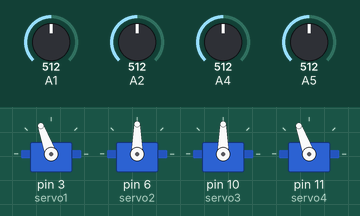
Simulated run of this sketch. Board: Arduino Uno, built with avr-gcc and run on an emulated ATmega328P. Shown: 4 × servo. The inputs (shaded band) are chosen by the test bench; at power-on: A1 = 512, A4 = 512, A2 = 512, A5 = 512.

Above: at 1.2 s.
1.3 s: A1 set to 790
2.8 s: A1 set to 807
At 3.26 s:
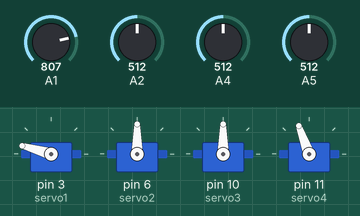
At 4.6 s:
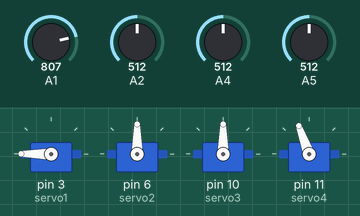
4.9 s: A4 set to 792
6.4 s: A4 set to 814
At 7.5 s:
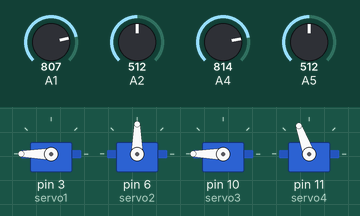
8.6 s: A2 set to 788
10.1 s: A2 set to 815
At 11.7 s:
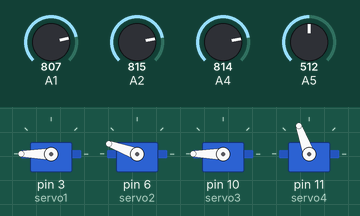
Timing chart, 0 to 13.2 s (numbered marks = the images above; inputs shaded):
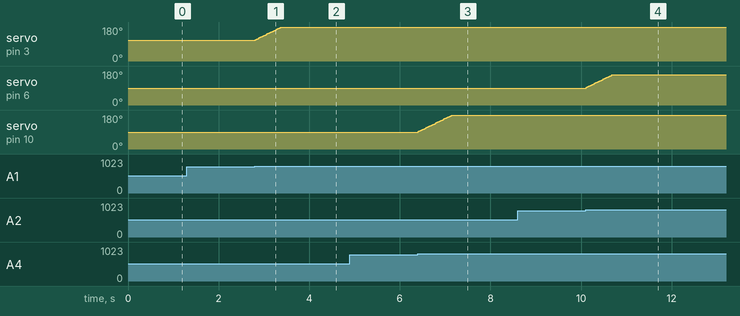

The sketch:

Brazo_Robot.ino
```cpp
//PROGRAMA PARA MOVIMIENTO DE ARTICULACIONES CON JOYSTICK


 #include <Servo.h>              // Incluir la librería Servo
     Servo servo1;                   // Servo de base pin 3
     Servo servo2;                   //Servo de hombro  pin 6
     Servo servo3;                   //Servo de codo pin 10
     Servo servo4;                  //servo de pinza pin 11
     int angulo1 = 110 ;               // Empezamos en el centro base
     int angulo2 = 90 ;                // Empezamos en el centro hombro
     int angulo3 = 90 ;               // Empezamos en el centro codo
     int angulo4 = 110 ;             // Empezamos en 50 grados pinza
     int salto = 3 ;                 // Controla el salto por movimiento
     int Eje_X = A1 ;                // pot de base
     int Eje_Y = A2 ;                //pot de hombro
     int Eje_Z = A4 ;                //pot de codo
     int Eje_H = A5 ;                //pot de pinza

     void setup()
        {
           servo1.attach(3) ;  // Conectar servo1 al pin 3
           servo2.attach(6) ;  // Conectar servo1 al pin 6
           servo3.attach(10) ;  // Conectar servo1 al pin 10
           servo4.attach(11) ;   // Conectar servo1 al pin 11

         }

     void loop()
        {
            int p = analogRead(A1);  // Base
            if ( p < 200 )                    // Si la lectura es menor de 200
                 angulo1 = angulo1 - salto ;    // disminuimos el angulo
            else if (p>800)                   // Si mayor de 800
                 angulo1 = angulo1 + salto ;    // Aumentamos el angulo
                 angulo1 = constrain(angulo1,30,180);  //Limita la distancia
            servo1.write(angulo1);             // Y este es el que mueve el servo


            int s = analogRead(A2); // Hombro
            if ( s < 200 )                    // Si la lectura es menor de 200
                 angulo2 = angulo2 - salto ;    // disminuimos el angulo
            else if (s>800)                   // Si mayor de 800
                 angulo2 = angulo2 + salto ;    // Aumentamos el angulo
                angulo2 = constrain(angulo2,30,160); //Limita la distancia
            servo2.write(angulo2);             // Y este es el que mueve el servo


             int f = analogRead(A4); // Codo
            if ( f < 200 )                    // Si la lectura es menor de 200
                 angulo3 = angulo3 - salto ;    // disminuimos el angulo
            else if (f>800)                   // Si mayor de 800
                 angulo3 = angulo3 + salto ;    // Aumentamos el angulo
                 angulo3 = constrain(angulo3,60,180); //Limita la distancia
            servo3.write(angulo3);             // Y este es el que mueve el servo


         int r = analogRead(A5); // Pinza
            if ( r < 200 )                    // Si la lectura es menor de 200
                 angulo4 = angulo4 - salto ;    // disminuimos el angulo
            else if (r>800)                   // Si mayor de 800
                 angulo4 = angulo4 + salto ;    // Aumentamos el angulo
                 angulo4 = constrain(angulo4,110,155); //Limita la distancia
            servo4.write(angulo4);             // Y este es el que mueve el servo
delay(25);   // ajuste tiempo de movimientos


                }
```

Measured:
- the behaviour switches between 800 and 801 on A1 (found by bisection; images 0 and 1)
- the behaviour switches between 800 and 801 on A4 (found by bisection; images 2 and 3)
- the behaviour switches between 800 and 801 on A2 (found by bisection; images 3 and 4)
- after the input at 1.3 s, every drawn part: stays the same
- after the input at 2.8 s, servo on pin 3 (servo1): moves from 110° to 180° over 0.59 s, starting at once
- after the input at 4.9 s, every drawn part: stays the same
- after the input at 6.4 s, servo on pin 10 (servo3): moves from 90° to 180° over 0.75 s, starting at once
- after the input at 8.6 s, every drawn part: stays the same
- after the input at 10.1 s, servo on pin 6 (servo2): moves from 90° to 160° over 0.59 s, starting at once
